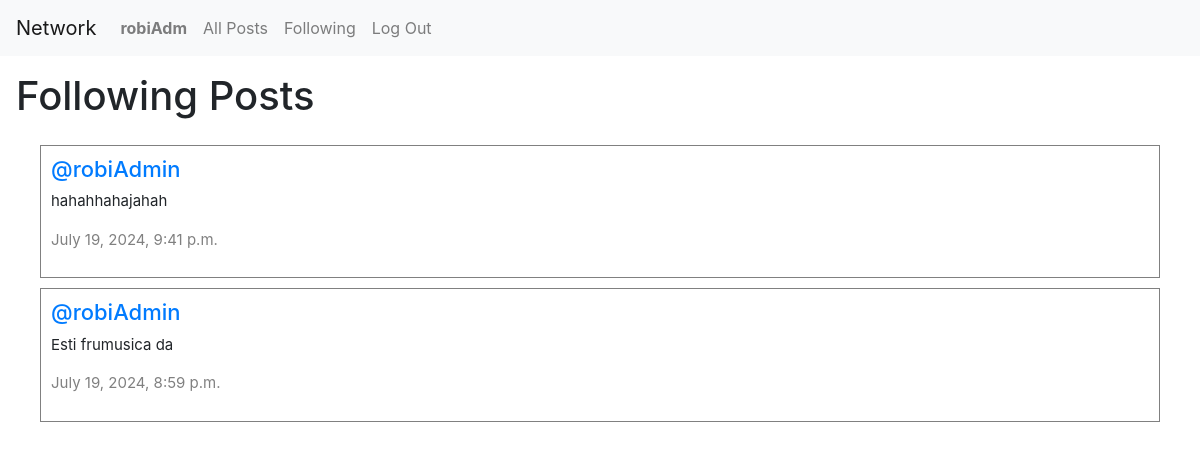
Page /following (signed in) on the committed database.
### network/models.py (models this page shows, shortened)
class User(AbstractUser):
    pass

class Post(models.Model):
    user = models.ForeignKey(User, on_delete=models.CASCADE, related_name="posts")
    content = models.CharField(max_length=280)
    date = models.DateTimeField(auto_now_add=True)

### network/views.py (the view)
# urls.py: path("following", views.following, name="following"),
def following(request):
    curentUser = User.objects.get(pk=request.user.id)
    following = Follow.objects.filter(user=curentUser)
    allPosts = Post.objects.all().order_by("id").reverse()
    followingPosts = []
    for post in allPosts:
        for person in following:
            if post.user == person.followingUser:
                followingPosts.append(post)
    p = Paginator(followingPosts, 2)
    pageNumber = request.GET.get('page')
    postOnPage = p.get_page(pageNumber)
    return render(request, "network/following.html" , {
        "postOnPage": postOnPage
    })

### network/templates/network/following.html (shortened to what this page needs)
{% extends "network/layout.html" %}
{% block body %}
    <h1 class="mx-3 my-3">Following Posts</h1>
        <div class="all-posts">
            {% for post in postOnPage %}
                <div class ="row post">
                    <h5 class="username"> <a href="{% url 'profile' user_name=post.user.username %}"> @{{ post.user }} </a> </h5>
                    <p class="content"> {{ post.content }} </p>
                    <p class="date"> {{ post.date }} </p>
                </div>
            {% endfor %}
        </div>
{% endblock %}

### network/templates/network/layout.html (shortened to what this page needs)
{% load static %}
<!DOCTYPE html>
<html lang="en">
    <head>
        <link rel="stylesheet" href="https://stackpath.bootstrapcdn.com/bootstrap/4.4.1/css/bootstrap.min.css">
        <link href="{% static 'network/styles.css' %}" rel="stylesheet">
        <link rel="stylesheet" href="https://cdnjs.cloudflare.com/ajax/libs/font-awesome/4.7.0/css/font-awesome.min.css">
    </head>
    <body>
        <nav class="navbar navbar-expand-lg navbar-light bg-light">
            <a class="navbar-brand" href="{% url 'index' %}">Network</a>
            <div>
              <ul class="navbar-nav mr-auto">
                {% if user.is_authenticated %}
                    <li class="nav-item">
                        <a class="nav-link" href="{% url 'profile' user_name=user.username %}"><strong>{{ user.username }}</strong></a>
                    </li>
                {% endif %}
                <li class="nav-item">
                  <a class="nav-link" href="{% url 'index' %}">All Posts</a>
                </li>
                {% if user.is_authenticated %}
                    <li class="nav-item">
                        <a class="nav-link" href="{% url 'following' %}">Following</a>
                    </li>
                    <li class="nav-item">
                        <a class="nav-link" href="{% url 'logout' %}">Log Out</a>
                    </li>
                {% endif %}
              </ul>
            </div>
          </nav>
        <div class="body">
            {% block body %}
            {% endblock %}
        </div>
    </body>
</html>

### network/static/network/styles.css (style rules this page uses)
.all-posts { display: flex; justify-content: flex-start; flex-direction: column; margin: 20px; }
.post { border: 0.1px solid gray; display: flex; justify-content: center; flex-direction: column; box-sizing: border-box; margin: 5px 20px; padding: 10px }
.content { font-size: 15px; }
.username { font-size: 22px; }
.date { color: gray; font-size: 15px; }

### rows in the picture
User: username "robiAdm"
Post: user "robiAdmin", content "hahahhahajahah", date "July 19, 2024, 9:41 p.m."
Post: user "robiAdmin", content "Esti frumusica da", date "July 19, 2024, 8:59 p.m."
